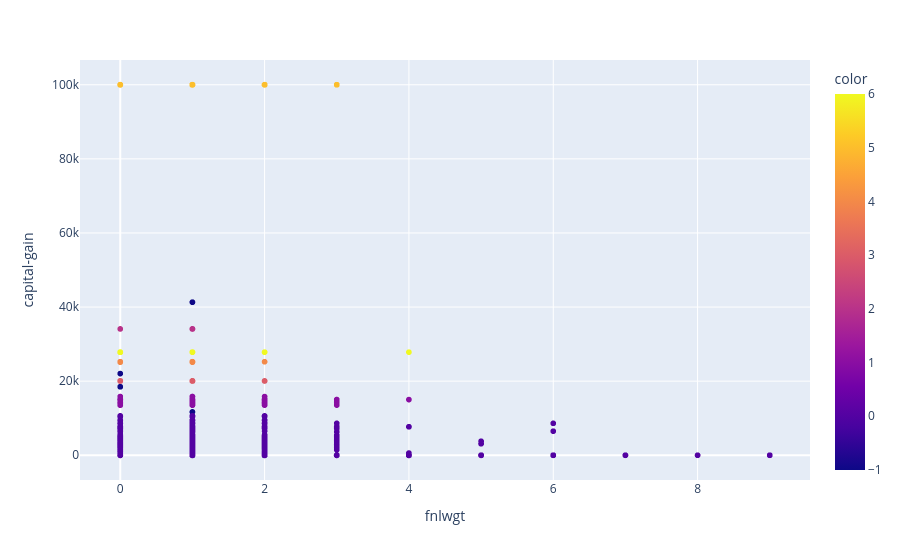

Source (notebook cell):
### Code cell
px.scatter(df_clustering, x='fnlwgt', y='capital-gain', color=db_pred)

### Figure 1 — Plotly figure (JSON) as saved in the notebook; plotly's stock layout.template omitted (floating-point values rounded to 4 significant figures; data arrays with more than 128 entries replaced by an {"elided": "..."} marker saying what was removed)
{"data": [{"hovertemplate": "fnlwgt=%{x}<br>capital-gain=%{y}<br>color=%{marker.color}<extra></extra>", "legendgroup": "", "marker": {"color": {"elided": "32561 int values"}, "coloraxis": "coloraxis", "symbol": "circle"}, "mode": "markers", "name": "", "showlegend": false, "type": "scattergl", "x": {"elided": "32561 int values"}, "xaxis": "x", "y": {"elided": "32561 int values"}, "yaxis": "y"}], "layout": {"coloraxis": {"colorbar": {"title": {"text": "color"}}, "colorscale": [[0, "#0d0887"], [0.1111, "#46039f"], [0.2222, "#7201a8"], [0.3333, "#9c179e"], [0.4444, "#bd3786"], [0.5556, "#d8576b"], [0.6667, "#ed7953"], [0.7778, "#fb9f3a"], [0.8889, "#fdca26"], [1, "#f0f921"]]}, "legend": {"tracegroupgap": 0}, "margin": {"t": 60}, "xaxis": {"anchor": "y", "domain": [0, 1], "title": {"text": "fnlwgt"}}, "yaxis": {"anchor": "x", "domain": [0, 1], "title": {"text": "capital-gain"}}}}
